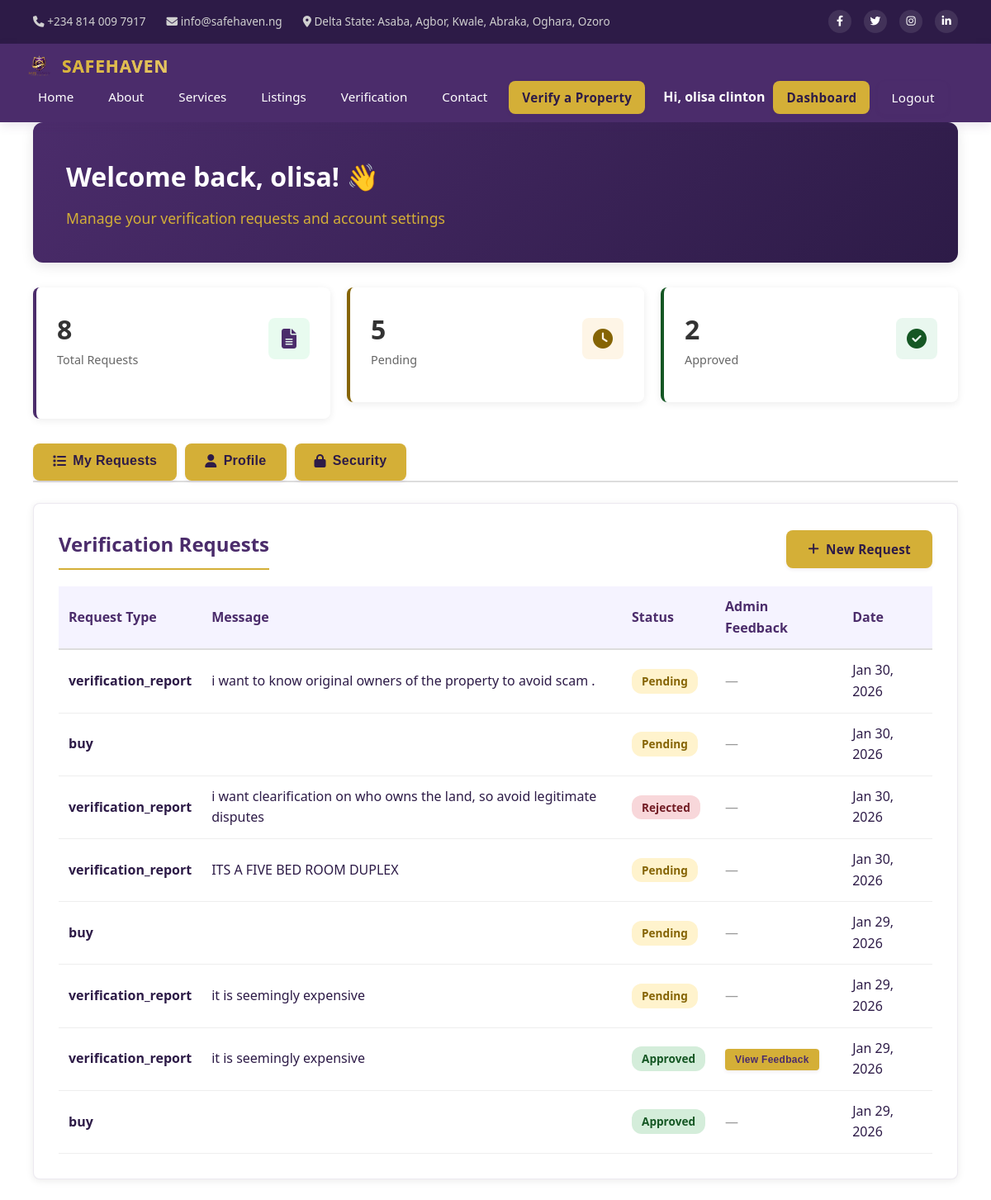
The app's page /user-dashboard.php (signed in) with its own data.
### tables this page shows
CREATE TABLE `users` (
  `id` int(11) NOT NULL,
  `name` varchar(150) NOT NULL,
  `email` varchar(150) NOT NULL,
  `password` varchar(255) NOT NULL,
  `phone` varchar(20) DEFAULT NULL,
  `role` varchar(20) DEFAULT 'user',
  `created_at` timestamp NOT NULL DEFAULT current_timestamp(),
  `last_login` timestamp NULL DEFAULT NULL
);

CREATE TABLE `verifications` (
  `id` int(11) NOT NULL,
  `user_id` int(11) DEFAULT NULL,
  `name` varchar(150) NOT NULL,
  `email` varchar(150) NOT NULL,
  `phone` varchar(50) DEFAULT NULL,
  `request_type` varchar(100) DEFAULT NULL,
  `concern` text DEFAULT NULL,
  `property_location` varchar(255) DEFAULT NULL,
  `property_link` varchar(255) DEFAULT NULL,
  `message` text DEFAULT NULL,
  `status` varchar(50) DEFAULT 'pending',
  `admin_feedback` text DEFAULT NULL,
  `created_at` timestamp NOT NULL DEFAULT current_timestamp(),
  `updated_at` timestamp NOT NULL DEFAULT current_timestamp() ON UPDATE current_timestamp()
);

### user-dashboard.php (the view, shortened to what this page needs)
<?php
$db = new Database();
$conn = $db->getConnection();
$user_id = $_SESSION['user_id'];
$user_query = $conn->prepare("SELECT * FROM users WHERE id = :id");
$user_query->bindParam(':id', $user_id);
$user_query->execute();
$user_data = $user_query->fetch(PDO::FETCH_ASSOC);
$verif_query = $conn->prepare('SELECT * FROM verifications WHERE user_id = :uid ORDER BY created_at DESC');
$verif_query->bindParam(':uid', $user_id);
$verif_query->execute();
$requests = $verif_query->fetchAll(PDO::FETCH_ASSOC);
$total_requests = count($requests);
$pending_requests = count(array_filter($requests, fn($r) => $r['status'] === 'pending'));
$approved_requests = count(array_filter($requests, fn($r) => $r['status'] === 'approved'));
?>
<!DOCTYPE html>
<html lang="en">
<head>
    <link rel="stylesheet" href="https://cdnjs.cloudflare.com/ajax/libs/font-awesome/6.4.0/css/all.min.css">
</head>
<body>
    <?php include 'includes/header.php'; ?>
    <div class="container">
        <div class="welcome-banner">
            <h1>Welcome back, <?php echo htmlspecialchars(explode(' ', $user_data['name'])[0]); ?>! 👋</h1>
            <p>Manage your verification requests and account settings</p>
        </div>
        <div class="stats-grid">
            <div class="stat-card primary">
                <div class="stat-card-header">
                    <div>
                        <div class="stat-number"><?php echo $total_requests; ?></div>
                        <div class="stat-label">Total Requests</div>
                    </div>
                    <div class="stat-icon">
                        <i class="fas fa-file-alt"></i>
                    </div>
                </div>
            </div>
            <div class="stat-card warning">
                <div class="stat-card-header">
                    <div>
                        <div class="stat-number"><?php echo $pending_requests; ?></div>
                        <div class="stat-label">Pending</div>
                    </div>
                    <div class="stat-icon">
                        <i class="fas fa-clock"></i>
                    </div>
                </div>
            </div>
            <div class="stat-card success">
                <div class="stat-card-header">
                    <div>
                        <div class="stat-number"><?php echo $approved_requests; ?></div>
                        <div class="stat-label">Approved</div>
                    </div>
                    <div class="stat-icon">
                        <i class="fas fa-check-circle"></i>
                    </div>
                </div>
            </div>
        </div>
        <div class="tabs">
            <button class="tab active" onclick="switchTab('requests')">
                <i class="fas fa-list"></i> My Requests
            </button>
            <button class="tab" onclick="switchTab('profile')">
                <i class="fas fa-user"></i> Profile
            </button>
            <button class="tab" onclick="switchTab('security')">
                <i class="fas fa-lock"></i> Security
            </button>
        </div>
        <div id="requests" class="tab-content active">
            <div class="card">
                <div style="display: flex; justify-content: space-between; align-items: center; margin-bottom: 20px;">
                    <h2 class="card-title" style="margin: 0;">Verification Requests</h2>
                    <a href="contact.php" class="btn btn-primary">
                        <i class="fas fa-plus"></i> New Request
                    </a>
                </div>
                <?php if (count($requests) > 0): ?>
                    <table class="table">
                        <thead>
                            <tr>
                                <th>Request Type</th>
                                <th>Message</th>
                                <th>Status</th>
                                <th>Admin Feedback</th>
                                <th>Date</th>
                            </tr>
                        </thead>
                        <tbody>
                            <?php foreach ($requests as $req): ?>
                                <tr>
                                    <td><strong><?php echo htmlspecialchars($req['request_type']); ?></strong></td>
                                    <td><?php echo htmlspecialchars(mb_strimwidth($req['message'], 0, 100, '...')); ?></td>
                                    <td>
                                        <span class="status-badge status-<?php echo strtolower($req['status']); ?>">
                                            <?php echo ucfirst($req['status']); ?>
                                        </span>
                                    </td>
                                    <td>
                                        <?php if (!empty($req['admin_feedback'])): ?>
                                            <button type="button" class="feedback-btn" onclick="showFeedback(<?php echo $req['id']; ?>, '<?php echo addslashes(htmlspecialchars($req['admin_feedback'])); ?>')" style="background: var(--accent-color); color: var(--primary-color); border: none; padding: 6px 12px; border-radius: 4px; cursor: pointer; font-weight: 600; font-size: 12px;">
                                                View Feedback
                                            </button>
                                        <?php else: ?>
                                            <span style="color: #999;">—</span>
                                        <?php endif; ?>
                                    </td>
                                    <td><?php echo date('M d, Y', strtotime($req['created_at'])); ?></td>
                                </tr>
                            <?php endforeach; ?>
                        </tbody>
                    </table>
                <?php endif; ?>
            </div>
        </div>
    </div>
</body>
</html>

### includes/header.php (shortened to what this page needs)
<div class="top-bar">
    <div class="container">
        <div class="top-contact">
            <span><i class="fas fa-phone"></i> +234 814 009 7917</span>
            <span><i class="fas fa-envelope"></i> info@safehaven.ng</span>
            <span><i class="fas fa-map-marker-alt"></i> Delta State: Asaba, Agbor, Kwale, Abraka, Oghara, Ozoro</span>
        </div>
        <div class="top-socials">
            <a href="#facebook" title="Facebook"><i class="fab fa-facebook-f"></i></a>
            <a href="#twitter" title="Twitter"><i class="fab fa-twitter"></i></a>
            <a href="#instagram" title="Instagram"><i class="fab fa-instagram"></i></a>
            <a href="#linkedin" title="LinkedIn"><i class="fab fa-linkedin-in"></i></a>
        </div>
    </div>
</div>
<nav>
    <div class="container">
        <div class="nav-logo">
            <img src="uploads/logo.png" alt="SafeHaven Logo" onerror="this.style.display='none'">
            <a href="index.php"><span>SAFEHAVEN</span></a>
        </div>
        <ul class="nav-menu">
            <?php
            $current_page = basename($_SERVER['PHP_SELF']);
            $active_home = ($current_page == 'index.php') ? 'active' : '';
            $active_about = ($current_page == 'about.php') ? 'active' : '';
            $active_services = (in_array($current_page, ['services.php', 'request-media-services.php', 'book-consultation.php', 'schedule-inspection.php'])) ? 'active' : '';
            $active_listings = ($current_page == 'listing.php') ? 'active' : '';
            $active_verification = ($current_page == 'verification.php') ? 'active' : '';
            $active_contact = ($current_page == 'contact.php') ? 'active' : '';
            ?>
            <li><a href="index.php" class="<?php echo $active_home; ?>">Home</a></li>
            <li><a href="about.php" class="<?php echo $active_about; ?>">About</a></li>
            <li><a href="services.php" class="<?php echo $active_services; ?>">Services</a></li>
            <li><a href="listing.php" class="<?php echo $active_listings; ?>">Listings</a></li>
            <li><a href="verification.php" class="<?php echo $active_verification; ?>">Verification</a></li>
            <li><a href="contact.php" class="<?php echo $active_contact; ?>">Contact</a></li>
            <li><a href="verification.php" class="btn btn-primary btn-nav">Verify a Property</a></li>
            <?php if (isset($_SESSION['user_id'])): ?>
                <li style="padding-left:12px;color:var(--white);font-weight:600;">
                    Hi, <?php echo htmlspecialchars($_SESSION['user_name']); ?>
                </li>
                <li><a href="user-dashboard.php" class="btn btn-primary btn-nav">Dashboard</a></li>
                <li><a href="user-logout.php" class="btn btn-secondary btn-nav">Logout</a></li>
            <?php else: ?>
                <li><a href="user-login.php" class="btn btn-primary btn-nav">Login</a></li>
            <?php endif; ?>
        </ul>
    </div>
</nav>

### user-dashboard.php (style rules this page uses)
.welcome-banner { background: linear-gradient(135deg, var(--primary-color), var(--primary-dark)); color: white; padding: 40px; border-radius: 12px; margin-bottom: 30px; box-shadow: 0 4px 15px rgba(0, 0, 0, 0.1); }
.welcome-banner h1 { font-size: 2rem; margin-bottom: 10px; color: var(--white); }
.welcome-banner p { color: var(--accent-color); font-size: 1.1rem; }
.stats-grid { display: grid; grid-template-columns: repeat(auto-fit, minmax(250px, 1fr)); gap: 20px; margin-bottom: 30px; }
.stat-card { background: white; padding: 25px; border-radius: 8px; box-shadow: 0 2px 10px rgba(0, 0, 0, 0.08); border-left: 4px solid; }
.stat-card.primary { border-color: var(--primary-color); }
.stat-card.warning { border-color: var(--warning); }
.stat-card.success { border-color: var(--success); }
.stat-card-header { display: flex; justify-content: space-between; align-items: center; margin-bottom: 15px; }
.stat-icon { width: 50px; height: 50px; border-radius: 8px; display: flex; align-items: center; justify-content: center; font-size: 1.5rem; }
.stat-card.primary .stat-icon { background: rgba(37, 211, 102, 0.1); color: var(--primary-color); }
.stat-card.warning .stat-icon { background: rgba(243, 156, 18, 0.1); color: var(--warning); }
.stat-card.success .stat-icon { background: rgba(39, 174, 96, 0.1); color: var(--success); }
.stat-number { font-size: 2rem; font-weight: bold; color: #333; }
.stat-label { color: #666; font-size: 0.9rem; }
.tabs { display: flex; gap: 10px; margin-bottom: 25px; border-bottom: 2px solid #ddd; }
.tab { padding: 12px 24px; background: transparent; border: none; cursor: pointer; font-size: 1rem; font-weight: 600; color: #666; border-bottom: 3px solid transparent; transition: all 0.3s; }
.tab.active { color: var(--primary-color); border-bottom-color: var(--accent-color); }
.tab-content { display: none; }
.tab-content.active { display: block; }
.card { background: white; padding: 30px; border-radius: 8px; box-shadow: 0 2px 10px rgba(0, 0, 0, 0.08); margin-bottom: 25px; }
.card-title { font-size: 1.5rem; color: var(--primary-color); margin-bottom: 20px; padding-bottom: 10px; border-bottom: 2px solid var(--accent-color); }
.btn { padding: 12px 24px; border: none; border-radius: 4px; font-weight: 600; cursor: pointer; transition: all 0.3s; text-decoration: none; display: inline-block; }
.btn-primary { background: var(--accent-color); color: var(--primary-color); }
.btn-secondary { background: var(--primary-color); color: white; }
.table { width: 100%; border-collapse: collapse; }
.table thead { background: var(--light-bg); }
.table th { padding: 12px; text-align: left; font-weight: 600; color: var(--primary-color); border-bottom: 2px solid #ddd; }
.table td { padding: 12px; border-bottom: 1px solid #eee; }
.status-badge { display: inline-block; padding: 4px 12px; border-radius: 12px; font-size: 0.85rem; font-weight: 600; }
.status-pending { background: #fff3cd; color: #856404; }
.status-approved { background: #d4edda; color: #155724; }
.status-rejected { background: #f8d7da; color: #721c24; }

### records on screen
users: name "olisa"
verifications: request_type "verification_report", message "i want to know original owners of the property to avoid scam .", status "Pending", created_at "Jan 30, 2026"
verifications: request_type "buy", status "Pending", created_at "Jan 30, 2026"
verifications: request_type "verification_report", message "i want clearification on who owns the land, so avoid legitimate disputes", status "Rejected", created_at "Jan 30, 2026"
verifications: request_type "verification_report", message "ITS A FIVE BED ROOM DUPLEX", status "Pending", created_at "Jan 30, 2026"
verifications: request_type "buy", status "Pending", created_at "Jan 29, 2026"
verifications: request_type "verification_report", message "it is seemingly expensive", status "Pending", created_at "Jan 29, 2026"
verifications: request_type "verification_report", message "it is seemingly expensive", status "Approved", created_at "Jan 29, 2026"
verifications: request_type "buy", status "Approved", created_at "Jan 29, 2026"

### other values on screen
$_SESSION['user_name'] "olisa clinton"
$total_requests "8"
$pending_requests "5"
$approved_requests "2"
